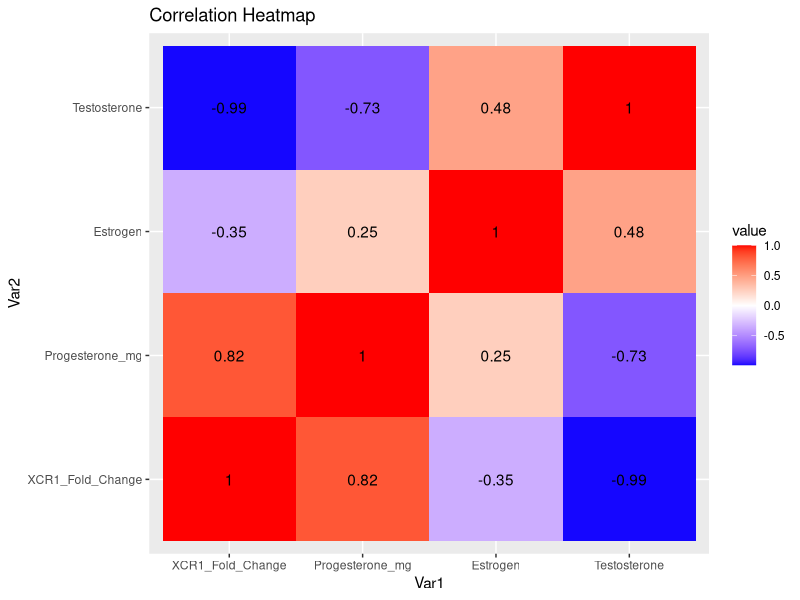

R code for this plot:
# Load necessary libraries
library(ggplot2)
library(reshape2)
library(GGally)
library(ggpubr)

install.packages("gridExtra")
library(gridExtra)

##XCR1##
# Data preparation
data <- data.frame(
  Phases = c("Early follicular", "Pre Ovulatory", "Mid Luteal"),
  XCR1_Fold_Change = c(0.3104687225, 0.2349100396, 0.3925018908),
  Progesterone_mg = c(1, 4, 25),
  Estrogen = c(36, 380, 250),
  Testosterone = c(144, 171, 126)
)

# Calculate Pearson correlation coefficients
correlation_matrix <- cor(data[, -1])

# Print correlation matrix
print(correlation_matrix)

##To find significance##
# Perform correlation tests and print results
cor_test_results <- list()
variables <- colnames(data)[-1]

for (var in variables[-1]) {
  test_result <- cor.test(data$XCR1_Fold_Change, data[[var]], method = "pearson")
  cor_test_results[[var]] <- test_result
  cat("Correlation between XCR1_Fold_Change and", var, ":\n")
  print(test_result)
  cat("\n")
}

##A coefficient close to 1 indicates a strong positive correlation, 
#close to -1 indicates a strong negative correlation, 
#and close to 0 indicates no correlation.


##Interpretation
#Strong positive correlation: XCR1 Fold Change with Progesterone (0.8168632)
#Strong negative correlation: XCR1 Fold Change with Testosterone (-0.9903998), Progesterone with Testosterone (-0.7292846)
#Weak to moderate correlations: XCR1 Fold Change with Estrogen (-0.3521110), Progesterone with Estrogen (0.2522636), Estrogen with Testosterone (0.4781103)

# Heatmap
cor_melted <- melt(correlation_matrix)
ggplot(cor_melted, aes(Var1, Var2, fill = value)) +
  geom_tile() +
  geom_text(aes(label = round(value, 2))) +
  scale_fill_gradient2(low = "blue", high = "red", mid = "white", midpoint = 0) +
  ggtitle("Correlation Heatmap")


